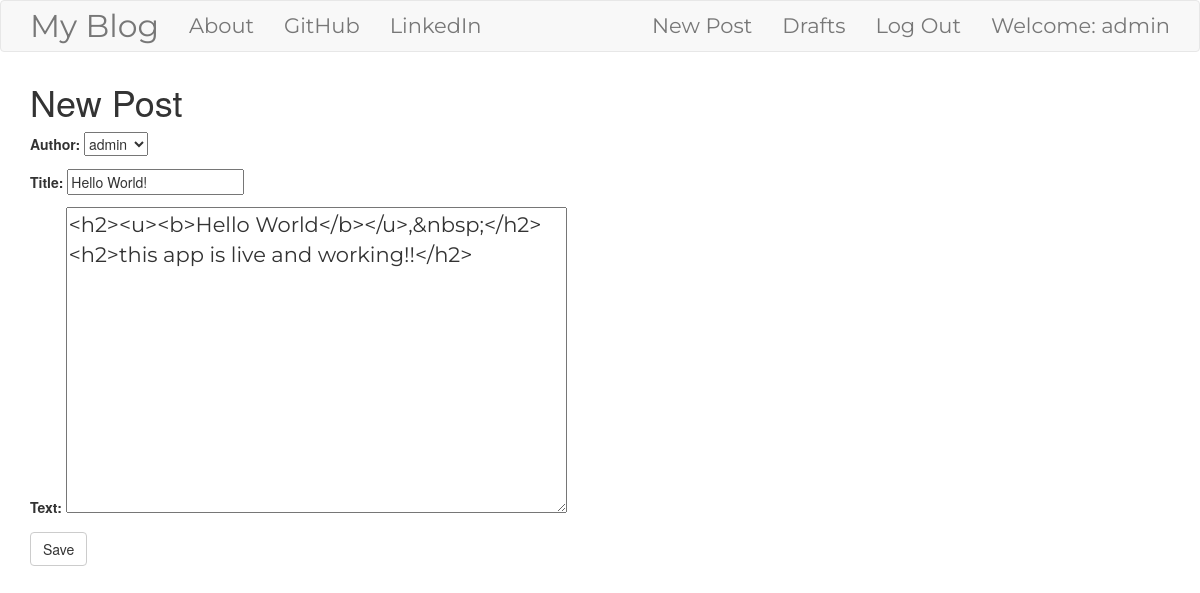
/post/7/edit (signed in), run on the app's committed database.
### blog/models.py (models this page shows, shortened)
class Post(models.Model):
    author = models.ForeignKey('auth.User', on_delete=models.CASCADE)
    title = models.CharField(max_length=256)
    text = models.TextField()
    created_at = models.DateTimeField(default=timezone.now)
    published_date = models.DateTimeField(blank=True, null=True)

### blog/views.py (the view)
# urls.py: path('post/<int:pk>/edit', views.PostUpdateView.as_view(), name='post_edit'),
class PostUpdateView(LoginRequiredMixin, UpdateView):
    login_url = '/login/'
    redirect_field_name = 'blog/post_detail.html'
    form_class = PostForm
    model = Post

### blog/forms.py
class PostForm(forms.ModelForm):
    class Meta:
        model = Post
        fields = ('author', 'title', 'text')
        widgets = {
            'title':forms.TextInput(attrs={'class':'textinputclass'}),
            'text':forms.Textarea(attrs={'class':'editable medium-editor-textarea postcontent'}),
        }

### blog/templates/blog/post_form.html (shortened to what this page needs)
{% extends 'blog/base.html' %}
{% block content %}
    <h1>New Post</h1>
    <form method="POST" class="post-form">
            {{ form.as_p }}
            <button type="submit" class="save btn btn-default">Save</button>
    </form>
{% endblock %}

### blog/templates/blog/base.html (shortened to what this page needs)
<!DOCTYPE html>
{% load staticfiles %}
<html lang="en">
<head>
    <link rel="stylesheet" href="https://maxcdn.bootstrapcdn.com/bootstrap/3.3.7/css/bootstrap.min.css">
    <link rel="stylesheet" href="//cdn.jsdelivr.net/npm/medium-editor@latest/dist/css/medium-editor.min.css" type="text/css" media="screen" charset="utf-8">
    <link rel="stylesheet" href="{% static 'css/blog.css' %}">
</head>
<body class="loader">
    <nav class="navbar navbar-default techfont custom-navbar">
        <div class="container">
            <ul class="nav navbar-nav">
                <li><a href="{% url 'post_list' %}" class="navbar-brand bigbrand">My Blog</a></li>
                <li><a href="{% url 'about' %}">About</a></li>
                <li><a href="https://www.github.com">GitHub</a></li>
                <li><a href="https://www.linkedin.com">LinkedIn</a></li>
            </ul>
            <ul class="nav  navbar-nav navbar-right">
                {% if user.is_authenticated %}
                    <li><a href="{% url 'post_new' %}">New Post</a></li>
                    <li><a href="{% url 'post_draft_list' %}">Drafts</a></li>
                    <li><a href="{% url 'logout' %}">Log Out</a></li>
                    <li><a>Welcome: {{user.username}}</a></li>
                {% else %}
                <li>
                    <a href="{% url 'login' %}" class="nav navbar-right">
                        <span class="glyphicon glyphicon-user"></span>
                    </a>
                </li>
                {% endif %}
            </ul>
        </div>
    </nav>
    <div class="content container">
        <div class="row">
            <div class="col-md-8">
                <div class="blog_posts">
                    {% block content %}
                    {% endblock %}
                </div>
            </div>
        </div>
    </div>
</body>
</html>

### blog/static/css/blog.css (style rules this page uses)
.techfont { font-family: 'Montserrat'; font-size: 1.5em; margin-bottom: 10px; }
.bigbrand { font-size: 1.5em; }
.postcontent { font-family: 'Montserrat'; font-size: 1.5em; }

### data on the page
Post: author "admin", title "Hello World!", text "<h2><u><b>Hello World</b></u>,&nbsp;</h2><h2>this app is live and working!!</h2>"

### other printed values
{{ user.username }} "admin"
